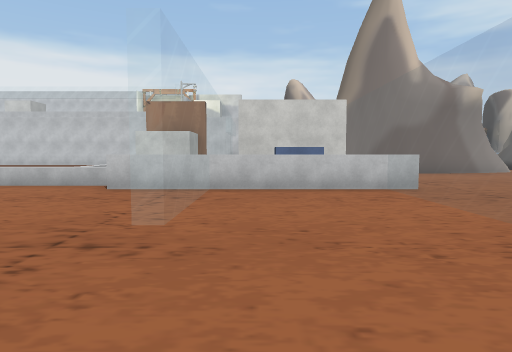
[1] (above)

23 first-person views from a walk through a Unity game level. The camera is 1.3 m above the floor, tilts 4° down and sees 75° across. The floor is counted in squares, 2 m on a side. Each view is taken from the middle of a square. On the plan, view 1 faces up. The plan holds only what a view shows up to about 10 squares ahead; the rest is blank. The place goes on beyond the plan. The player is left out. Door leaves are left out, so doorways stand open. Some surface patterns are stand-ins.

[2]
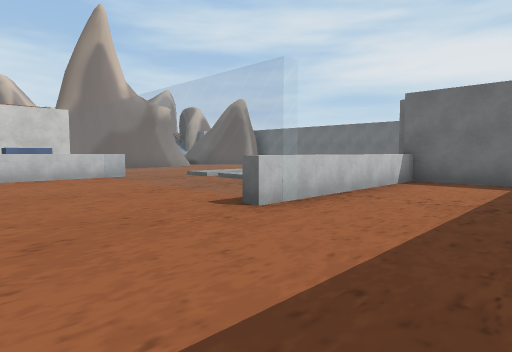

[3]
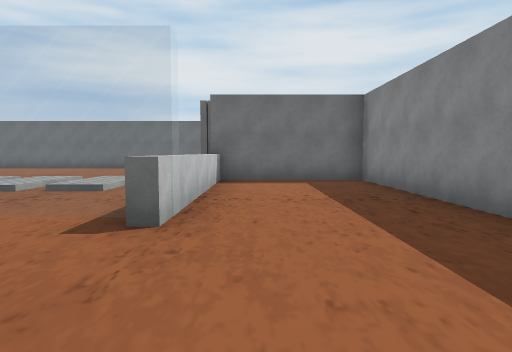

[4]
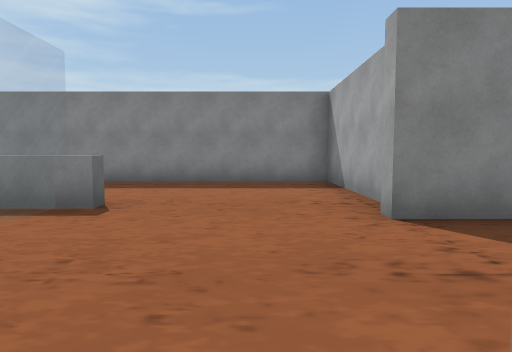

[5]
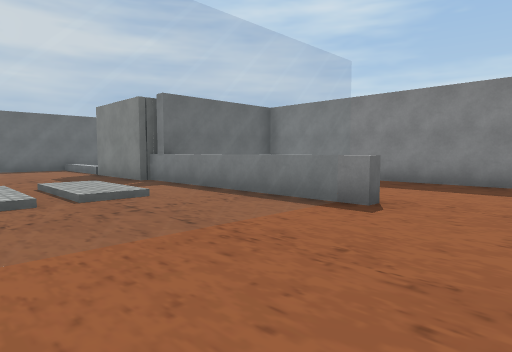

[6]
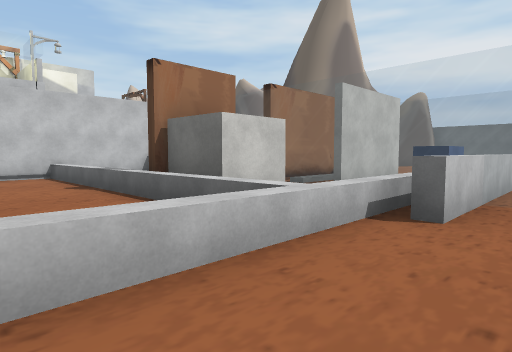

[7]
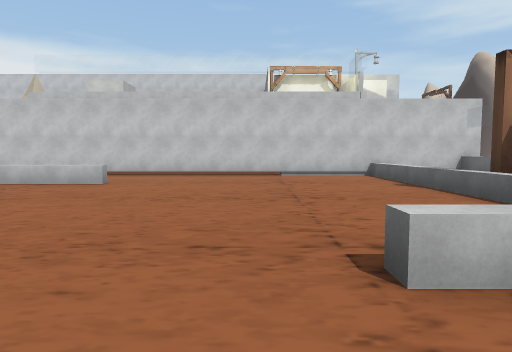

[8]
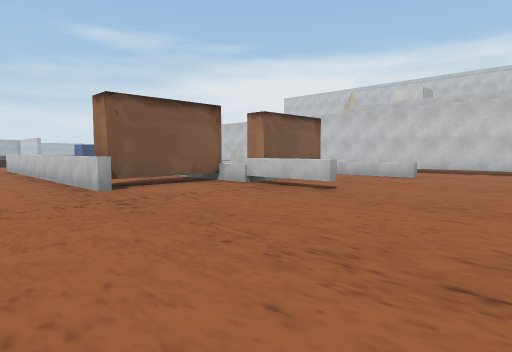

[9]
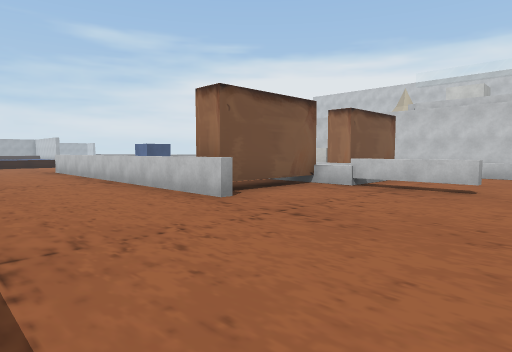

[10]
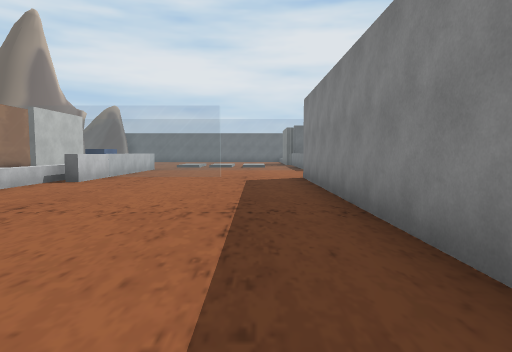

[11]
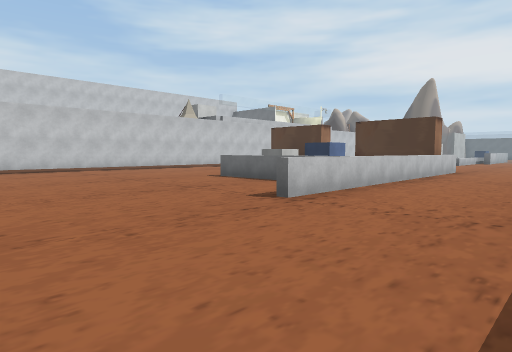

[12]
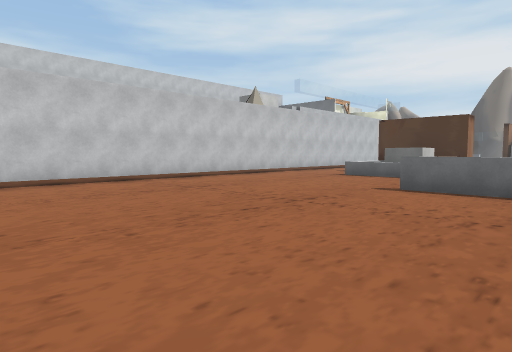

[13]
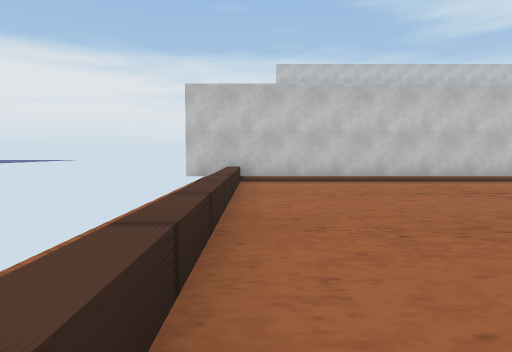

[14]
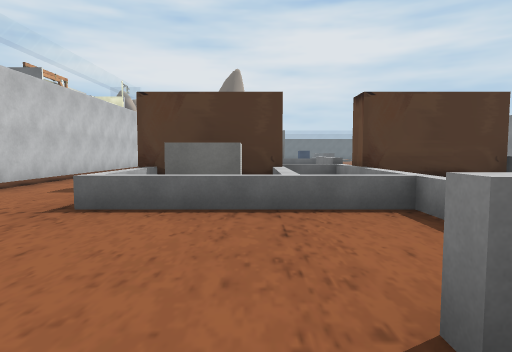

[15]
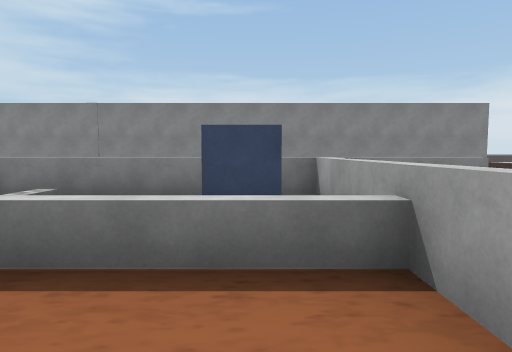

[16]
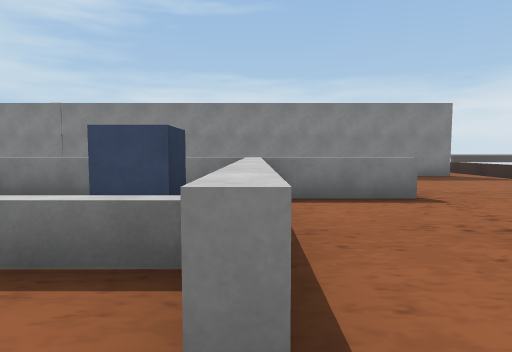

[17]
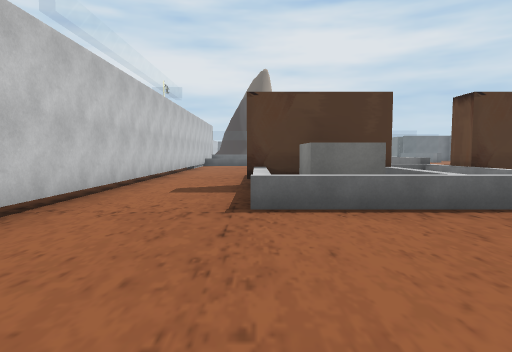

[18]
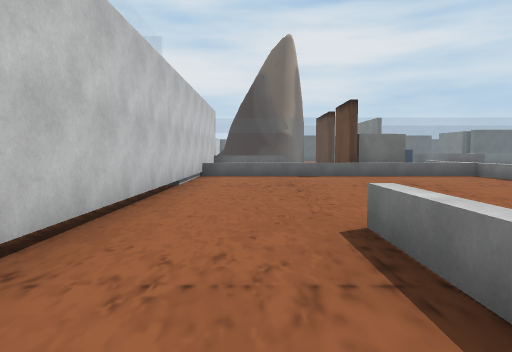

[19]
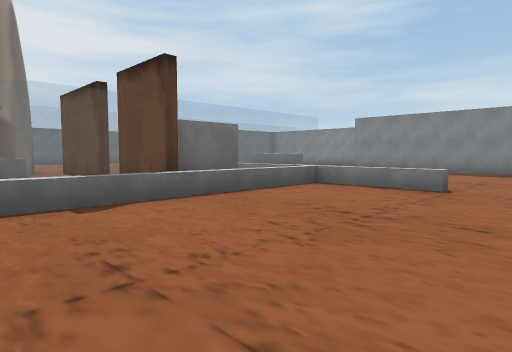

[20]
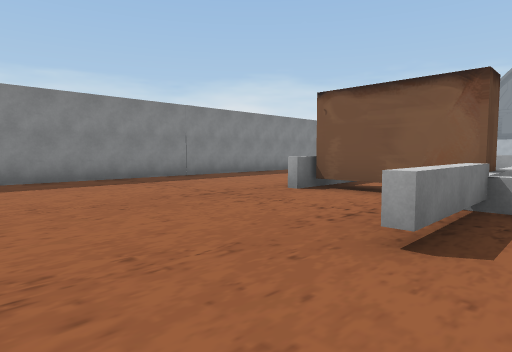

[21]
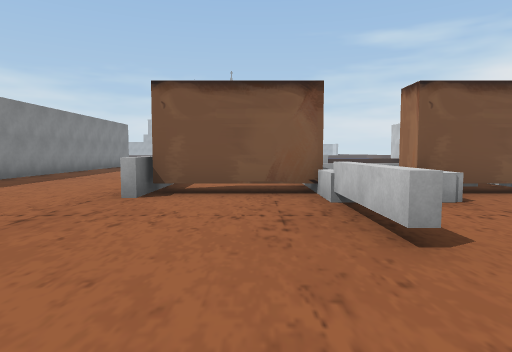

[22]
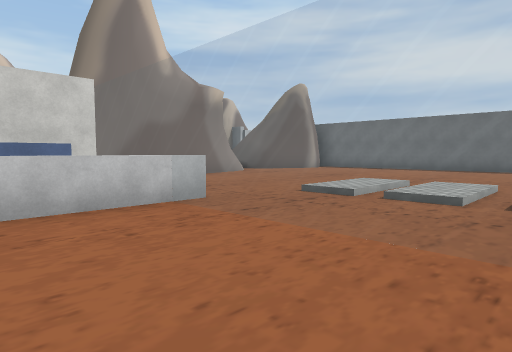

[23]
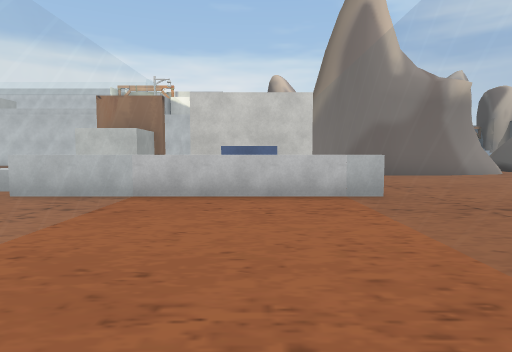

### Floor plan
Key: @ floor where view 1 was taken; # wall or solid block; . main floor; : floor 0.25 m higher than the main floor; / step, stairs or slope; D open door; = window, fence, low wall or low ledge; ^ raised ledge; B block; C cube.
Columns run from 26 left of view 1 to 10 right of it. Each row starts with its distance up from view 1.
 16  ........
 15 ##########################
 14 =......................= ^
 13 .......................  ^
 12 ..........==#====....... ^  ##
 11 ..........^C#........... =  =######
 10 ..........^C#..........##=##=......
  9 .......=..^===.........##=..= ....
  8 .......=====#===.........=##= .....
  7  ......=C D.#.......^^^^^=BB .......
  6  ......=C D.#...........====#=.......
  5  ....=======##...........=..=..::/...
  4  ........................=..=..///...
  3  ........................=..=..///...
  2  .....  ....................=..::/...
  1  .############..............=........
  0              ############.@.=^^^^####
 -1                         #........#
 -2                         #........#
 -3                         #........#
 -4                         ##########

Positions as (right, up) in squares from view 1, and headings:
1: (0, 0), facing up
2: (-1, -3), facing up-right
3: (-1, -1), facing right
4: (0, 4), facing down
5: (0, 4), facing down-right
6: (-6, 5), facing up-right
7: (-7, 5), facing up
8: (-7, 3), facing up-left
9: (-9, 2), facing up-left
10: (-10, 2), facing right
11: (-25, 2), facing up-right
12: (-25, 7), facing up-right
13: (-25, 7), facing up
14: (-20, 10), facing right
15: (-18, 10), facing down
16: (-19, 10), facing down
17: (-20, 12), facing right
18: (-13, 13), facing right
19: (-8, 13), facing down-right
20: (-8, 9), facing down-left
21: (-8, 7), facing left
22: (0, 2), facing up-right
23: (1, 1), facing up
